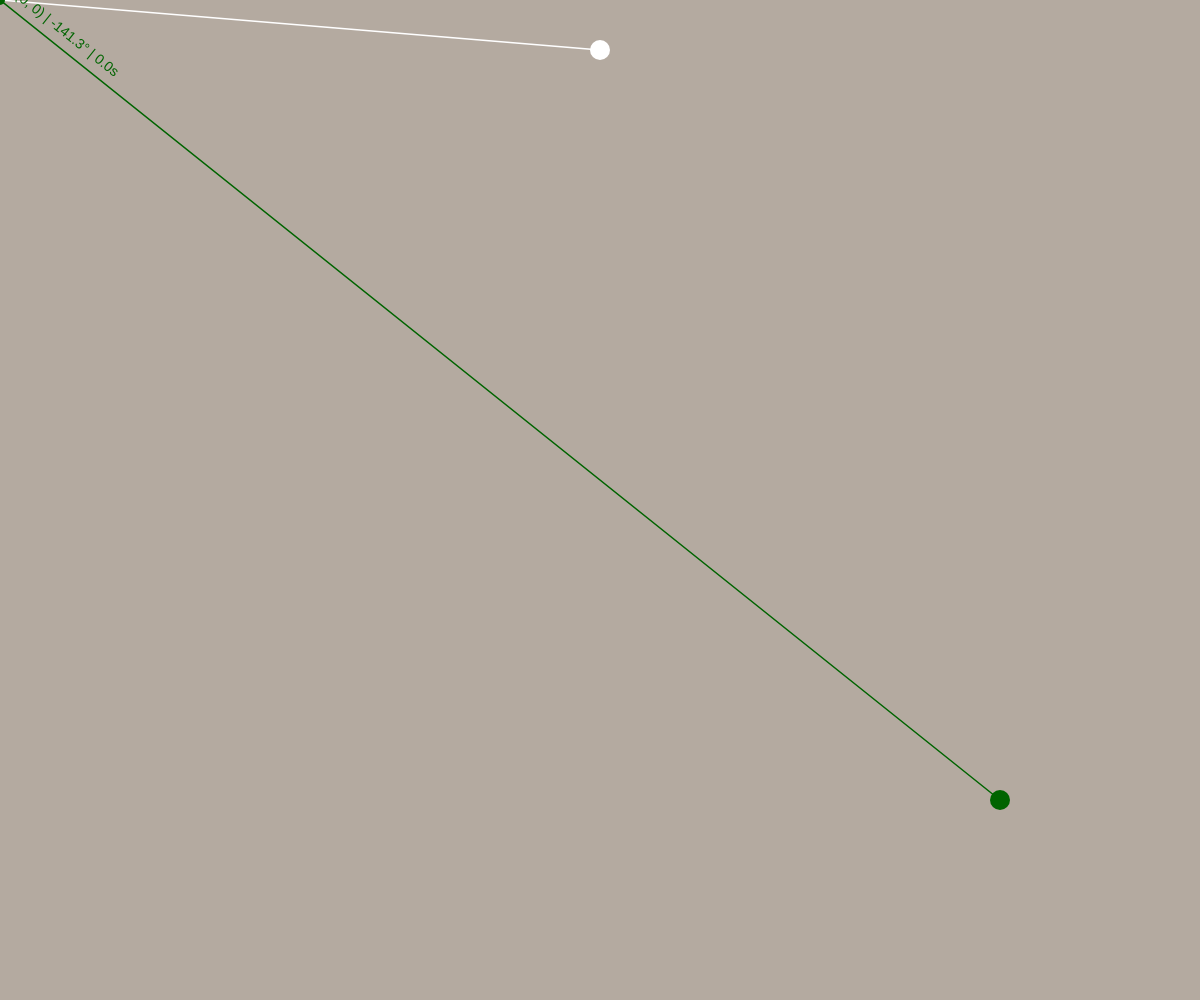
Frame 1 (no input)
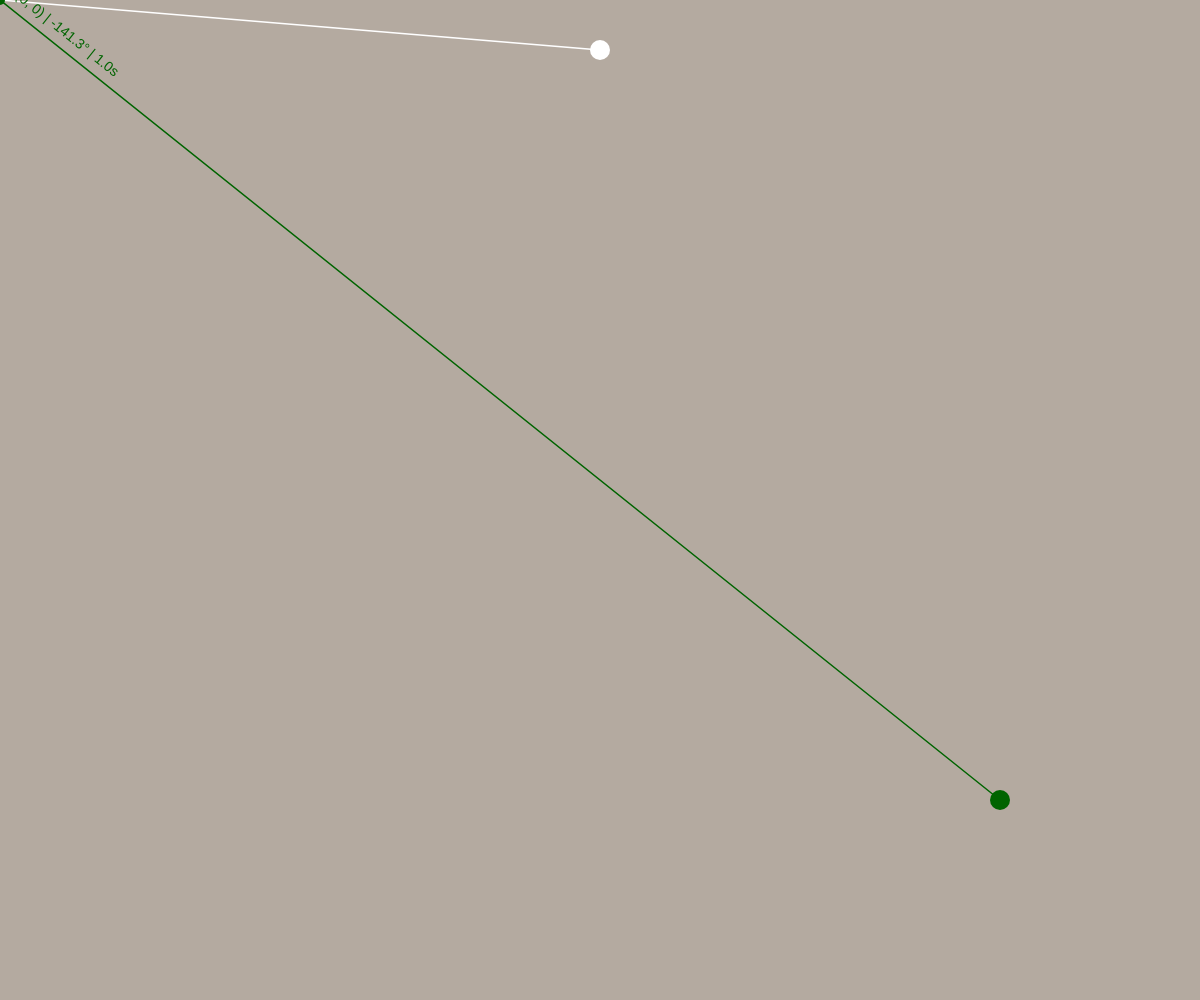
Frame 60 (no input)
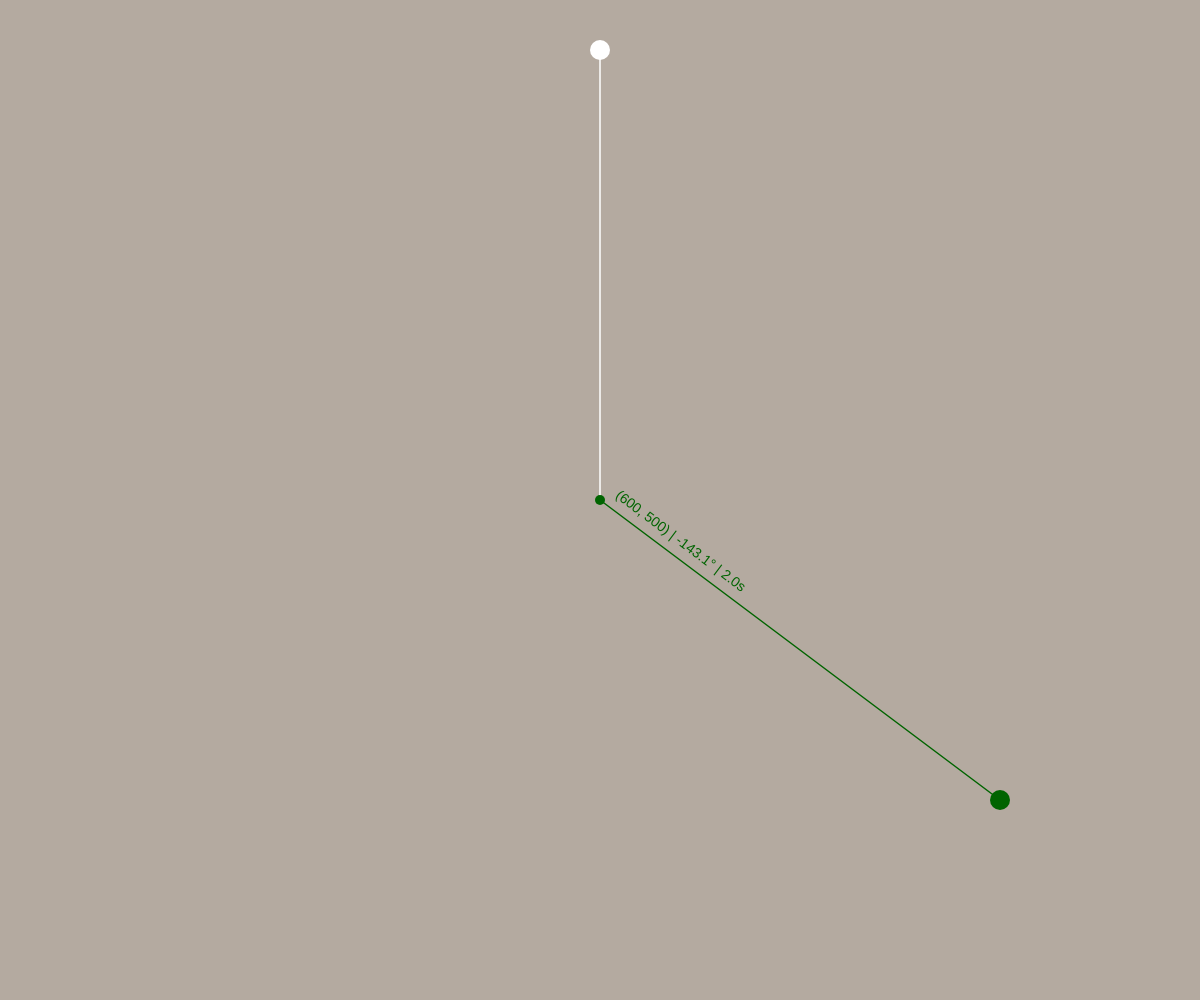
Frame 120 (the mouse pressed at the canvas centre since frame 60)

The p5.js sketch that drew these frames (run headless with seeded random() and noise() and a simulated clock; from frame 60 on, the mouse is pressed at the canvas centre):

// p5.js sketch
// ── sketch.js
let anchorX, anchorY;
let startTime;
let topCircleX, topCircleY;

function setup() {
  createCanvas(windowWidth, windowHeight);  // Canvas covers the full window
  anchorX = width - 200;
  anchorY = height - 200;
  startTime = millis();
  
  // Set top center circle position
  topCircleX = width / 2;
  topCircleY = 50;  // Near the top of the screen
}

function draw() {
  background (180, 170, 160); // warm grey background
  const green = color(0, 100, 0);
  const white = color(255);  // White for the new line

  // Draw line from anchor to mouse cursor
  stroke(green);
  strokeWeight(1.5);
  line(anchorX, anchorY, mouseX, mouseY);

  // Draw new white line from top center circle to the mouse cursor
  stroke(white);
  strokeWeight(1.5);
  line(topCircleX, topCircleY, mouseX, mouseY);

  // Draw anchor dot
  fill(green);
  noStroke();
  ellipse(anchorX, anchorY, 20, 20);

  // Draw circle at mouse end (cursor dot)
  fill(green);
  ellipse(mouseX, mouseY, 10, 10);

  // Draw top center circle
  fill(white);
  noStroke();
  ellipse(topCircleX, topCircleY, 20, 20);

  // Info values
  let coords = `(${mouseX}, ${mouseY})`;
  let angleRad = atan2(mouseY - anchorY, mouseX - anchorX);
  let angleDeg = degrees(angleRad).toFixed(1);
  let elapsed = ((millis() - startTime) / 1000).toFixed(1);
  let info = `${coords} | ${angleDeg}° | ${elapsed}s`;

  // Adjust angle to keep text upright
  let displayAngle = angleRad;
  if (cos(angleRad) < 0) {
    displayAngle += PI;
  }

  // Offset text perpendicular to the line to sit above it
  let offsetDistance = -15; // negative to go above
  let offsetX = offsetDistance * sin(angleRad);
  let offsetY = -offsetDistance * cos(angleRad);

  // Display text offset from line
  push();
  translate(mouseX + offsetX, mouseY + offsetY);
  rotate(displayAngle);
  fill(green);
  noStroke();
  textAlign(LEFT, CENTER);
  textSize(14);
  text(info, 10, 0);
  pop();
}

// Resize canvas when the window is resized
function windowResized() {
  resizeCanvas(windowWidth, windowHeight); // Adjust canvas to the new window size
}
